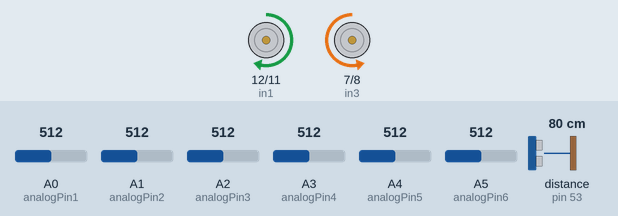
Simulated run of this sketch. Board: Arduino Mega 2560, built with avr-gcc and run on an emulated ATmega2560. Shown: motor-driver pin pairs drawn as motors (green arrow = first pin HIGH = forward, orange = second pin HIGH = backward, longer = more drive, scaled by the enable pin). Wiring (inferred from the names in the program): ultrasonic range finder: trigger pin 51; echo pin 53. The inputs (shaded band) are chosen by the test bench; at power-on: distance to the obstacle (sensor on pin 53) 80 cm, A5 (analogPin6) = 512, A1 (analogPin2) = 512, A0 (analogPin1) = 512, A2 (analogPin3) = 512, A3 (analogPin4) = 512, A4 (analogPin5) = 512. The echo pulse lasts 58.3 µs per cm; what the sketch prints to the serial monitor is not drawn.

Above: at 1.2 s.
1.3 s: distance to the obstacle (sensor on pin 53) set to 38 cm
9.3 s: distance to the obstacle (sensor on pin 53) set to 31 cm
At 10.6 s:
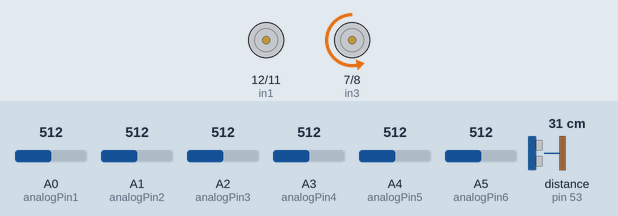
17.3 s: A5 (analogPin6) set to 524
At 19.8 s:
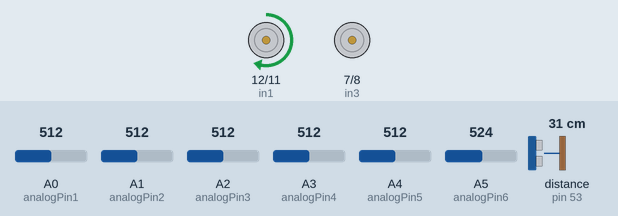
25.3 s: A1 (analogPin2) set to 716
32.5 s: A0 (analogPin1) set to 992
At 34.4 s:
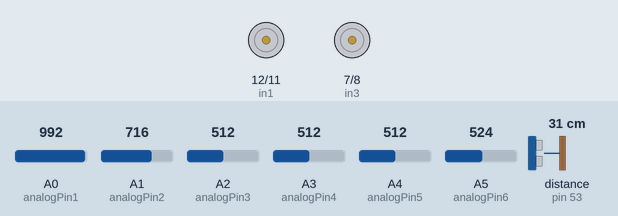
Timing chart, 0 to 40.0 s (numbered marks = the images above; inputs shaded):
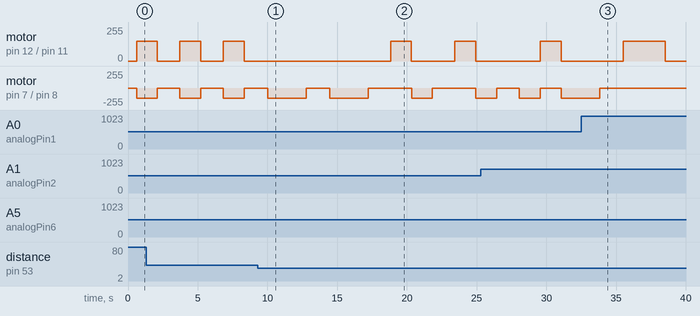

Measured:
- the behaviour switches between 36 and 35 cm on distance to the obstacle (sensor on pin 53) (found by bisection; images 0 and 1)
- the behaviour switches between 512 and 513 on A5 (analogPin6) (found by bisection; images 1 and 2)
- after the input at 9.3 s, motor on pin 12 (in1) / pin 11 (in2): stops changing and stays stopped; motor on pin 7 (in3) / pin 8 (in4): alternates backward 150/255 for 2.8 s and stopped for 1.7 s, starting after 0.73 s
- after the input at 17.3 s, motor on pin 12 (in1) / pin 11 (in2): alternates forward 150/255 for 1.5 s and stopped for 3.1 s, starting after 1.5 s
- after the input at 32.5 s, motor on pin 7 (in3) / pin 8 (in4): goes on until 33.8 s, then stays stopped
- by itself, motor on pin 12 (in1) / pin 11 (in2): alternates forward 150/255 for 1.5 s and stopped for 1.6 s
- by itself, motor on pin 7 (in3) / pin 8 (in4): alternates backward 150/255 for 1.5 s and stopped for 1.6 s

The sketch:

sample.ino
```cpp
//int led = 13; // define the LED pin
int analogPin1 = A0;// KY-026 analog interface
int analogPin2 = A1;
int analogPin3 = A2;
int analogPin4 = A3;
int analogPin5 = A4;
int analogPin6 = A5;

const int trigPin = 51;
const int echoPin = 53;

// defining variables
long duration;
int distance;


//let's say you want to read up to 10 values
const int numReadings = 10;
int analogVals1[numReadings];
int analogVals2[numReadings];
int analogVals3[numReadings];
int analogVals4[numReadings];
int analogVals5[numReadings];
int analogVals6[numReadings];

int avg1 = 0;
int avg2 = 0;
int avg3 = 0;
int avg4 = 0;
int avg5 = 0;
int avg6 = 0;


// Motor A

int enA = 13;
int in1 = 12;
int in2 = 11;

// Motor B

int enB = 9;
int in3 = 7;
int in4 = 8;

void setup()

{

  // Set all the motor control pins to outputs

  pinMode(enA, OUTPUT);
  pinMode(enB, OUTPUT);
  pinMode(in1, OUTPUT);
  pinMode(in2, OUTPUT);
  pinMode(in3, OUTPUT);
  pinMode(in4, OUTPUT);

  //pinMode(led, OUTPUT);

  pinMode(analogPin1, INPUT);
  pinMode(analogPin2, INPUT);
  pinMode(analogPin3, INPUT);
  pinMode(analogPin4, INPUT);
  pinMode(analogPin5, INPUT);
  pinMode(analogPin6, INPUT);

  pinMode(trigPin, OUTPUT); // Sets the trigPin as an Output
  pinMode(echoPin, INPUT); // Sets the echoPin as an Input

  Serial.begin(4800);

}


void loop()
{
  //Serial.print("\n");
  Serial.print("\ntaking values ");
  for (int i=0; i<numReadings; i++)
  {
    analogVals1[i] = analogRead(A0);
    delay(10); //wait 0.1 sec
  }
  for (int i=0; i<numReadings; i++)
  {
    avg1 = avg1 + analogVals1[i];
  }
  avg1 = avg1 / 10 ;


  for (int i=0; i<numReadings; i++)
  {
    analogVals2[i] = analogRead(A1);
    delay(10); //wait 0.1 sec
  }
  for (int i=0; i<numReadings; i++)
  {
    avg2 = avg2 + analogVals2[i];
  }
  avg2 = avg2 / 10 ;


  for (int i=0; i<numReadings; i++)
  {
    analogVals3[i] = analogRead(A2);
    delay(10); //wait 0.1 sec
  }
  for (int i=0; i<numReadings; i++)
  {
    avg3 = avg3 + analogVals3[i];
  }
  avg3 = avg3 / 10 ;


  for (int i=0; i<numReadings; i++)
  {
    analogVals4[i] = analogRead(A3);
    delay(10); //wait 0.1 sec
  }
  for (int i=0; i<numReadings; i++)
  {
    avg4 = avg4 + analogVals4[i];
  }
  avg4 = avg4 / 10 ;


  for (int i=0; i<numReadings; i++)
  {
    analogVals5[i] = analogRead(A4);
    delay(10); //wait 0.1 sec
  }
  for (int i=0; i<numReadings; i++)
  {
    avg5 = avg5 + analogVals5[i];
  }
  avg5 = avg5 / 10 ;


  for (int i=0; i<numReadings; i++)
  {
    analogVals6[i] = analogRead(A5);
    delay(10); //wait 0.1 sec
  }
  for (int i=0; i<numReadings; i++)
  {
    avg6 = avg6 + analogVals6[i];
  }
  avg6 = avg6 / 10 ;

  int flame[6] = {avg1 , avg2 , avg3 , avg4 , avg5 , avg6};
  int min_value1 = 0;
  int min_value3 = 0;
  int min_value2 = 0;
  int min_ind1 = 10;
  int min_ind2 = 10;
  int min_ind3 = 10;

  Serial.print("\n printing averages");
  for(int i = 0 ; i < 6 ; i++)
  {
    Serial.print(flame[i]);
    Serial.print("_");
  }

  int counter = 0 ;
  for(int i = 0 ; i < 6 ; i++)
  {
    if(flame[i] > min_value1 )
    {
      min_value1 = flame[i] ;
      min_ind3 = min_ind2 ;
      min_ind2 = min_ind1 ;
      min_ind1 = i ;
    }
    else if(flame[i] > min_value2 )
    {
      min_value2 = flame[i] ;
      min_ind3 = min_ind2 ;
      min_ind2 = i ;
    }
    else if(flame[i] > min_value3 )
    {
      min_value3 = flame[i] ;
      min_ind3 = i ;
    }
  }
  Serial.print(min_ind1);
  Serial.print("_");
  Serial.print(min_ind2);
  Serial.print("_");
  Serial.print(min_ind3);


  int min_ind = min_ind1;
  int Flag = 1 ;
  int Ref = 1 ;
  int count = 0;

  while(Ref)
  {
    int Flag = 1 ;
    Serial.print(min_ind);
    if(min_ind == 0 && Flag == 1 && count < 3)
    {
      if(foo())
      {
        Serial.print("obstacle detected\n");
        if(min_ind == min_ind1)
        {
          Serial.print("one to two");
          min_ind = min_ind2;
        }
        if(min_ind == min_ind2)
        {
          Serial.print("two to three");
          min_ind = min_ind3;
        }
        else if(min_ind == min_ind3)
        {
          Ref = 0;
        }
        Flag = 0;
      }
      else
  	  {
        Serial.print("Moving Forward\n");
        Forward1();
        Forward2();
        delay(1500);
        Stop();
        Ref = 0;
  	  }
      count++;

    }

    if(min_ind == 1 && Flag == 1 && count < 3)
    {
    	Serial.print("Turning left");
      //Forward1();
      Forward2();
      delay(1500);
      Stop();
      if(foo())
      {
        Serial.print("obstacle detected\n");
        if(min_ind == min_ind1)
        {
          min_ind = min_ind2;
        }
        else if(min_ind == min_ind2)
        {
          min_ind = min_ind3;
        }
        else if(min_ind == min_ind3)
        {
          Ref = 0;
        }
        Flag = 0;
      }
      else
      {
        Serial.print("Moving Forward");
        Forward1();
        Forward2();
        delay(1500);
        Stop();
        Ref = 0;
      }
      count++;
    }

    if(min_ind == 2 && Flag == 1 && count < 3)
    {
      Serial.print("Turning left");
      //Forward1();
      Forward2();
      delay(2750);
     Stop();
     if(foo())
     {
        Serial.print("obstacle detected\n");
        if(min_ind == min_ind1)
        {
          min_ind = min_ind2;
        }
        else if(min_ind == min_ind2)
        {
          min_ind = min_ind3;
        }
        else if(min_ind == min_ind3)
        {
          Ref = 0;
        }
        Flag = 0;
     }
      else
      {
        Serial.print("Moving Forward");
        Forward1();
        Forward2();
        delay(1500);
        Stop();
        Ref = 0;
      }
      count++;
    }

  if(min_ind == 3 && Flag == 1 && count < 3)
  {
    Serial.print("Turning left");
    //Forward1();
    Forward2();
    delay(3000);
    Stop();
    if(foo())
    {
      Serial.print("obstacle detected\n");
      if(min_ind == min_ind1)
      {
        min_ind = min_ind2;
      }
      else if(min_ind == min_ind2)
      {
        min_ind = min_ind3;
      }
      else if(min_ind == min_ind3)
        {
          Ref = 0;
        }
      Flag = 0;
    }
    else
    {
      Serial.print("Moving Forward");
      Forward1();
      Forward2();
      delay(1500);
      Stop();
      Ref = 0;
    }
    count++;
  }


  if(min_ind == 4 && Flag == 1 && count < 3)
  {
    Serial.print("Turning right");
    Forward1();
    //Forward2();
    delay(2500);
    Stop();
    if(foo())
    {
      Serial.print("obstacle detected\n");
      if(min_ind == min_ind1)
      {
        min_ind = min_ind2;
      }
      else if(min_ind == min_ind2)
      {
        min_ind = min_ind3;
      }
      else if(min_ind == min_ind3)
        {
          Ref = 0;
        }
      Flag = 0;
    }
    else
    {
      Serial.print("Moving Forward");
      Forward1();
      Forward2();
      delay(1500);
      Stop();
      Ref = 0;
    }
    count++;
  }

  if(min_ind == 5 && Flag == 1 && count < 3)
  {
    Serial.print("Turning right");
    Forward1();
    //Forward2();
    delay(1500);
    Stop();

    if(foo())
    {
      Serial.print("obstacle detected\n");
      if(min_ind == min_ind1)
      {
        min_ind = min_ind2;
      }
      else if(min_ind = min_ind2)
      {
        min_ind = min_ind3;
      }
      else if(min_ind == min_ind3)
        {
          Ref = 0;
        }
      Flag = 0;
    }
    else
    {
      Serial.print("Moving Forward");
      Forward1();
      Forward2();
      delay(1500);
      Stop();
      Ref = 0;
    }
    count++;
  }

  else
  {}
  }


  delay(1000);
}


void Forward1()
{
  // Turn on motor A

  digitalWrite(in1, HIGH);
  digitalWrite(in2, LOW);

  // Set speed to 200 out of possible range 0~255

  analogWrite(enA, 150);
}

void Forward2()
{
  // Turn on motor B

  digitalWrite(in3, LOW);
  digitalWrite(in4, HIGH);

  // Set speed to 200 out of possible range 0~255

  analogWrite(enB, 150);
}

void Stop()
{
  digitalWrite(in1, LOW);
  digitalWrite(in2, LOW);
  digitalWrite(in3, LOW);
  digitalWrite(in4, LOW);
}


int foo()
{

// Clears the trigPin
digitalWrite(trigPin, LOW);
delayMicroseconds(2);
// Sets the trigPin on HIGH state for 10 micro seconds
digitalWrite(trigPin, HIGH);
delayMicroseconds(10);
digitalWrite(trigPin, LOW);

//delay(250);
// Reads the echoPin, returns the sound wave travel time in microseconds
duration = pulseIn(echoPin, HIGH);
// Calculating the distance
//delay(250);
distance= duration*0.034/2;
Serial.print(distance);

if(distance < 35)
{
  return 1;
}
return 0;
}
```
